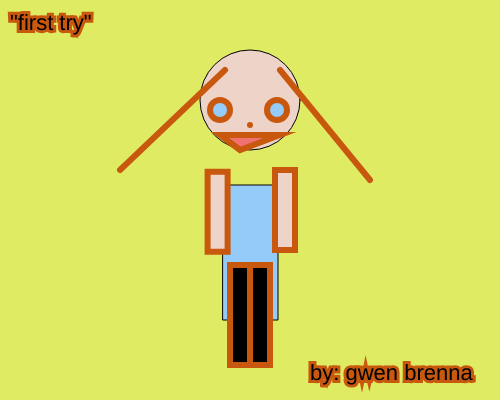
Frame 1 (no input)
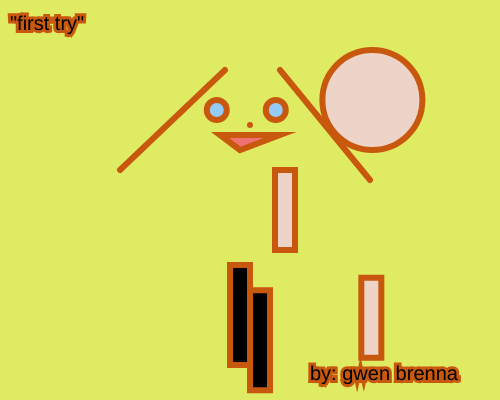
Frame 60 (no input)
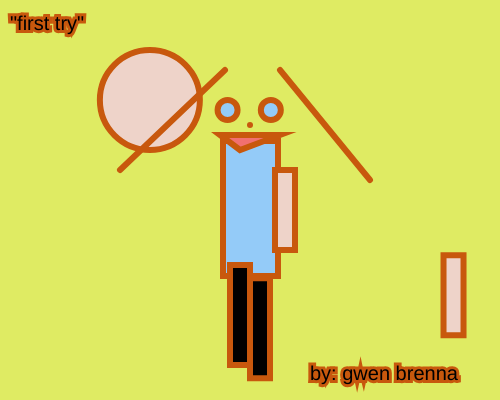
Frame 120 (the mouse pressed at the canvas centre since frame 60)

The p5.js sketch that drew these frames (run headless with seeded random() and noise() and a simulated clock; from frame 60 on, the mouse is pressed at the canvas centre):

// p5.js sketch
// ── sketch.js
var headX = 250;
var headY = 100;
var headDirection = Math.random() * 3 + 1;

var bodyX = 200;
var bodyY = 185;
var bodyDirection = Math.random() * 4 + 1;

var size = 22;
var count = 0;
var sizeDirection = 2;

var leftEye = 220;
var rightEye = 277;
var leftEyeDirection = Math.random() * 2 + 1;
var rightEyeDirection = Math.random() * 2 + 1;

var legY = 265;
var legDirection = Math.random() * 3 + 1;

var leftArmX = 205;
var leftArmY = 170;
var leftArmXDir = Math.random() * 2 + 1;
var leftArmYDir = Math.random() * 2 + 1;
var armWidth = 20;
var armHeight = 80;

function setup()
 {
    createCanvas(500, 400);
}

    function draw()
 {

    background('#DFEB63');

    // head (other number is 250,115,100)
   fill ('rgb(238,211,201)')
   circle (headX,headY,100)
   headX+=headDirection;
   if(headX >= 418 || headX <= 82)
   {
        headDirection *= -1;
   }

   // body (other number 223, 165,55,135)
   fill ('#94CBF8')
   rect (223,bodyY,55,135);
   bodyY += bodyDirection;
   if(bodyY <= 0 || bodyY >= 450)
   {
        bodyDirection *= -1;
   }

   
   // hair and outline
   stroke('rgb(200,88,13)');
    strokeWeight(6);
   line(225,70,120, 170);
   line (370,180,280,70)

   // nose
   point(250, 125);
   
   // eyes (left first then right)
   circle(leftEye,110,20);
   leftEye += leftEyeDirection;

   if(leftEye >= 250 || leftEye <= 190)
   {
        leftEyeDirection *= -1;
   }

   circle(rightEye,110,20);
   rightEye -= rightEyeDirection;
   if(rightEye >= 310 || rightEye <= 240)
   {
        rightEyeDirection *= -1;
   }
            
   // mouth
   fill ('#F17070')
   triangle(280,135,240,150,220,135)

   // arms
   fill('rgb(238,211,201)')
   leftArmX += leftArmXDir;
   leftArmY += leftArmYDir;
   if(leftArmX <= 0 || leftArmX + armWidth >= width){
    leftArmXDir *= -1;
    leftArmX = constrain(leftArmX, 0, width - armWidth);
   }
   if(leftArmY <= 0 || leftArmY + armHeight >= height){
    leftArmYDir *= -1;
    leftArmY = constrain(leftArmY, 0, height - armHeight);
   }
   rect(leftArmX, leftArmY, armWidth, armHeight);
   rect(275, 170, 20, 80)

   // legs (wearing leggings)
   fill('black')
   rect(230,265,20,100)
   rect(250,legY,20,100)
   legY += legDirection;
   if(legY >= 320 || legY <= 240)
   {
        legDirection *= -1;
   }

   // text
   textSize(size);
   text('"first try"', 10, 30);
   size += sizeDirection;
   count++;
   if(size >= 50 || size <= 20)
   {
    sizeDirection *= -1;
   }
   
   text('by: gwen brenna', 310, 380)
 }
